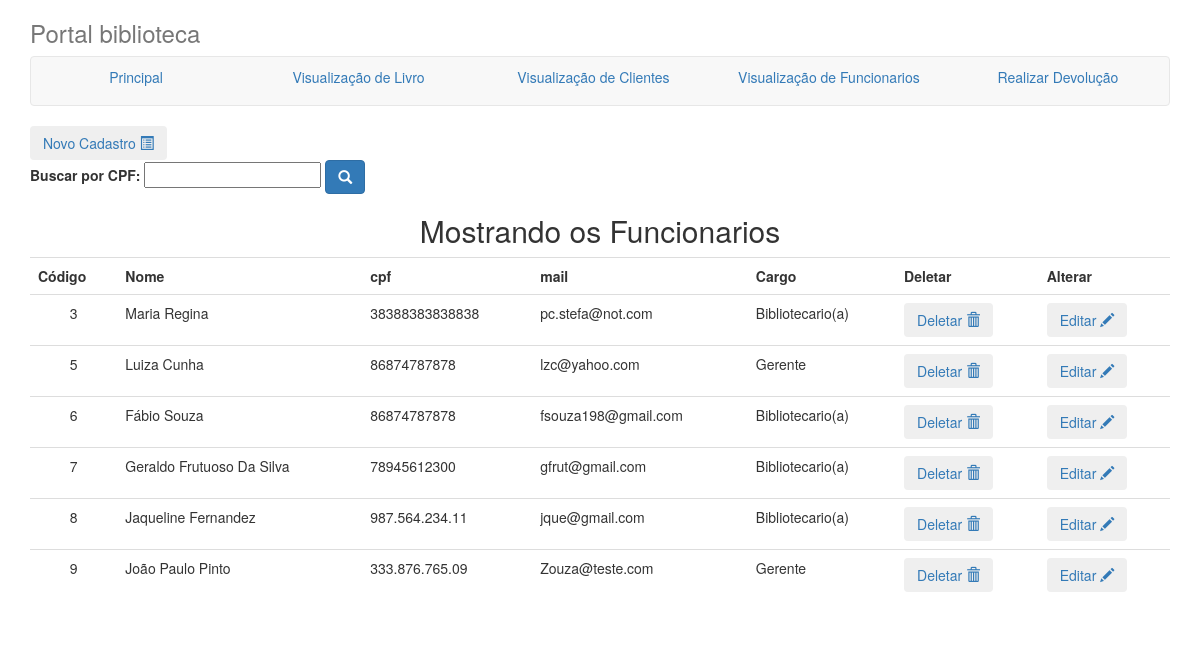
/visualizacao/visualizacaoFuncionario.php, run on the app's committed database.
### tables this page shows
CREATE TABLE IF NOT EXISTS `employee` (
  `name` varchar(100) NOT NULL,
  `phone` varchar(100) NOT NULL,
  `mail` varchar(100) NOT NULL,
  `cpf` varchar(100) NOT NULL,
  `address` varchar(100) NOT NULL,
  `id_position` int(11) NOT NULL,
  `id` bigint(20) unsigned NOT NULL AUTO_INCREMENT,
  UNIQUE KEY `id` (`id`)
);

CREATE TABLE IF NOT EXISTS `position` (
  `id` bigint(20) unsigned NOT NULL AUTO_INCREMENT,
  `name` varchar(100) NOT NULL,
  UNIQUE KEY `id` (`id`)
);

### visualizacao/visualizacaoFuncionario.php (the view, shortened to what this page needs)
<!doctype html>
<html>
<head>
<link rel="stylesheet" href="../css/bootstrap.css">
</head>
<body>
<div class="container">
      <div class="masthead">
        <h3 class="text-muted">Portal biblioteca</h3>
        <nav class="navbar navbar-default">
          <ul class="nav nav-justified">
         <li class="active"><a href="../index.php">Principal</a></li>
            <li><a href="visualizacaoLivro.php">Visualização de Livro</a></li>
            <li><a href="visualizacaoCliente.php">Visualização de Clientes</a></li>
            <li><a href="visualizacaoFuncionario.php">Visualização de Funcionarios</a></li>
			<li><a href="../cadastro/devolucao.php">Realizar Devolução</a></li>
          </ul>
        </nav>
      </div>
      <div>
		<a href="../cadastro/cadastroFuncionario.php"><button type="button"  class="btn">Novo Cadastro
		<span class="glyphicon glyphicon-list-alt" aria-hidden="true"></span>
		</button></a>
<form method="GET" action="../trafegoDados/buscaFuncionario.php">
	<label for="search">Buscar por CPF:</label>
	<input type="text" id="search" name="search" maxlength="255" />
	<button type="submit" class="btn btn-primary">
	<span class="glyphicon glyphicon-search"></span>
</button>
</form>
	  <?php
		$resultado=mysql_query("Select * from employee order by id") or die ("Não é possível consultar funcionarios.");
		print("<center><h2>Mostrando os Funcionarios</h2>");
		print("<table class='display table' width='90%'>");
		print("<tr><td><b>Código</td>");
		print("<td><b>Nome</td>");
		print("<td><b>cpf</td>");
		print("<td><b>mail</td>");
		print("<td><b>Cargo</td>");
		print("<td><b>Deletar</td><td><b>Alterar</td></tr>");
			while ($linha=mysql_fetch_array($resultado))  {
   $id=$linha["id"];
   $id_cargo=$linha["id_position"];
	$resultado2=mysql_query("Select * from position where id='$id_cargo'") or die ("Erro ao buscar cargo do funcionario");
		while($linha2=mysql_fetch_array($resultado2))
		$positionName=$linha2["name"];
   $name=$linha["name"];
   $cpf=$linha["cpf"];
   $mail=$linha["mail"];
   print("<tr><td align='center'>$id</td>");
   print("<td>$name</td>");
   print("<td>$cpf</td>");
   print("<td>$mail</td>");
   print("<td>$positionName</td>");
    print("<td><a href='../trafegoDados/deletaFuncionario.php?cod=$id '><button type='button'  class='btn'>Deletar
										<span class='glyphicon glyphicon-trash' aria-hidden='true'></span> </button></a>");
	print("<td><a href='../trafegoDados/alteraFuncionario.php?cod=$id '><button type='button'  class='btn'>Editar
										<span class='glyphicon glyphicon-pencil' aria-hidden='true'></span> </button></a>");    }
   print("</table></center>");
?>
	  </div>
    </div>
</body>
</html>

### data on the page
employee: id "3", name "Maria Regina", cpf "38388383838838", mail "pc.stefa@not.com", id_position.name "Bibliotecario(a)"
employee: id "5", name "Luiza Cunha", cpf "86874787878", mail "lzc@yahoo.com", id_position.name "Gerente"
employee: id "6", name "Fábio Souza", cpf "86874787878", mail "fsouza198@gmail.com", id_position.name "Bibliotecario(a)"
employee: id "7", name "Geraldo Frutuoso Da Silva", cpf "78945612300", mail "gfrut@gmail.com", id_position.name "Bibliotecario(a)"
employee: id "8", name "Jaqueline Fernandez", cpf "987.564.234.11", mail "jque@gmail.com", id_position.name "Bibliotecario(a)"
employee: id "9", name "João Paulo Pinto", cpf "333.876.765.09", mail "Zouza@teste.com", id_position.name "Gerente"
